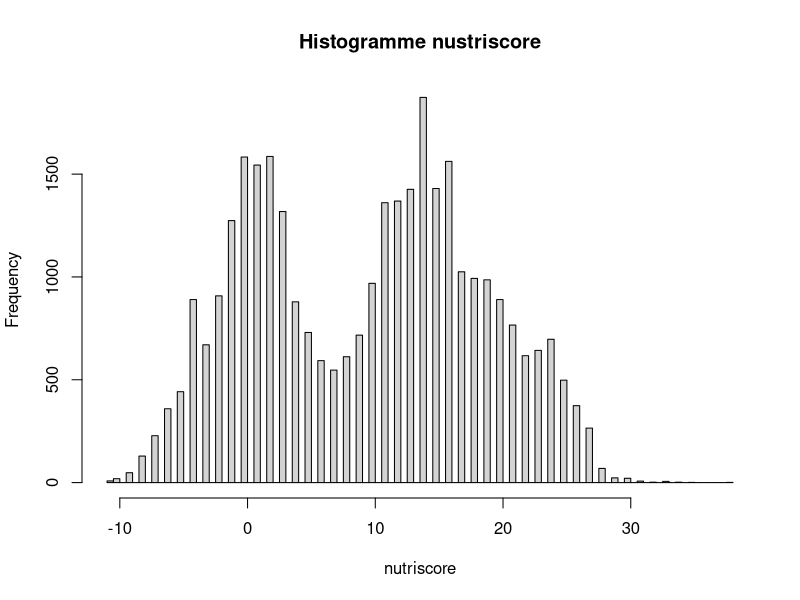
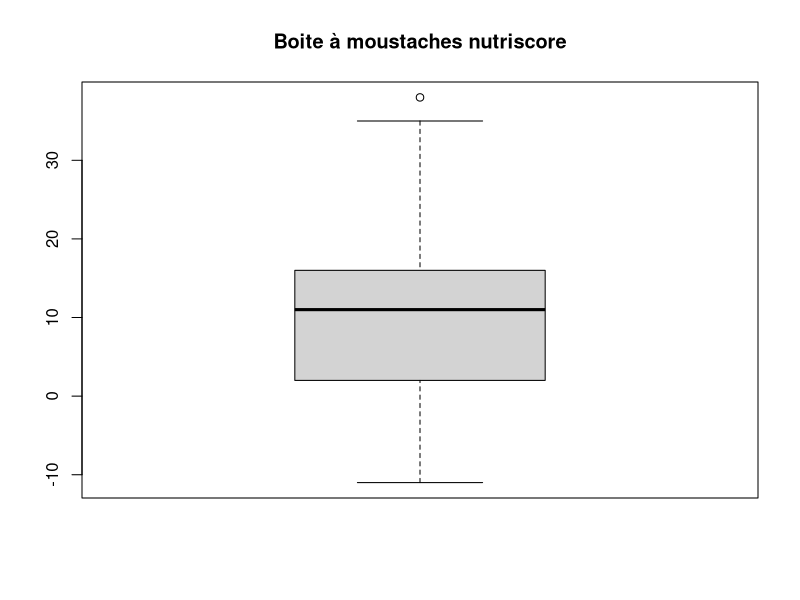

Recreate these plots in R, in order. (Note: this script raises an error after producing the figures.)
## ---- chunk 1
knitr::opts_chunk$set(echo = TRUE)
## ---- chunk 2
data <- read.csv("data_project.csv",sep=";",dec=".")
## ---- chunk 3
nutriscore_score <- data$nutriscore_score
hist(nutriscore_score,freq=TRUE,xlab="nutriscore",main="Histogramme nustriscore",breaks=100)
boxplot(nutriscore_score,main="Boite à moustaches nutriscore")
## ---- chunk 4
vitamine_a <- data$vitamin.a_100g
max_vit_a <- max(vitamine_a)
hist(vitamine_a,freq=TRUE,xlab="nutriscore",main="Histogramme vitamine A",breaks=100)
boxplot(vitamine_a,main="Boite à moustaches vitamine C")
## ---- chunk 5
vitamine_a <- data[data$vitamin.a_100g<100,]$vitamin.a_100g
without_vit_a <- data[data$vitamin.a_100g==0,]$vitamin.a_100g
max_vit_a <- max(vitamine_a)
hist(vitamine_a,freq=TRUE,xlab="nutriscore",main="Histogramme vitamine A",breaks=100)
boxplot(vitamine_a,main="Boite à moustaches vitamine A")
## ---- chunk 6
vitamine_c <- data$vitamin.c_100g
max_vit_c <- max(vitamine_c)
hist(vitamine_c,freq=TRUE,xlab="nutriscore",main="Histogramme vitamine C",breaks=100)
boxplot(vitamine_c,main="Boite à moustaches vitamine C")
## ---- chunk 7
vitamine_c <- data[data$vitamin.c_100g<100,]$vitamin.c_100g
without_vit_c <- data[data$vitamin.c_100g==0,]$vitamin.c_100g
max_vit_c <- max(vitamine_c)
hist(vitamine_c,freq=TRUE,xlab="nutriscore",main="Histogramme vitamine C",breaks=100)
boxplot(vitamine_c,main="Boite à moustaches vitamine C")
## ---- chunk 8
calcium <- data$calcium_100g
max_calcium <- max(calcium)
hist(calcium,freq=TRUE,xlab="calcium",main="Histogramme calcium",breaks=100,xlim = c(0,max_calcium))
boxplot(calcium,main="Boite à moustaches calcium")
## ---- chunk 9
calcium <- data[data$calcium_100g<10,]$calcium_100g
max_calcium <- max(calcium)
hist(calcium,freq=TRUE,xlab="calcium",main="Histogramme calcium",breaks=100,xlim = c(0,max_calcium))
boxplot(calcium,main="Boite à moustaches calcium")
